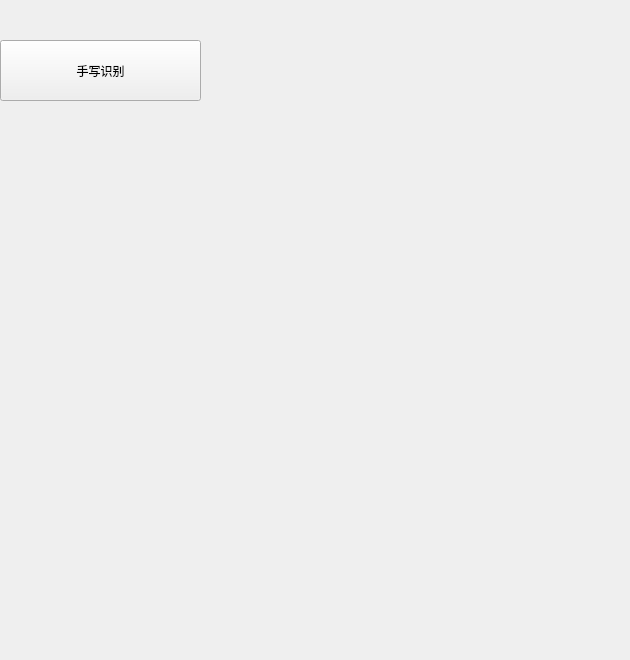
<?xml version="1.0" encoding="UTF-8"?>
<ui version="4.0">
 <class>HWRClass</class>
 <widget class="QWidget" name="HWRClass">
  <property name="geometry">
   <rect>
    <x>0</x>
    <y>0</y>
    <width>630</width>
    <height>660</height>
   </rect>
  </property>
  <property name="windowTitle">
   <string>HWR</string>
  </property>
  <widget class="QPushButton" name="pushButton">
   <property name="geometry">
    <rect>
     <x>0</x>
     <y>40</y>
     <width>201</width>
     <height>61</height>
    </rect>
   </property>
   <property name="text">
    <string>手写识别</string>
   </property>
  </widget>
  <widget class="QWidget" name="horizontalLayoutWidget">
   <property name="geometry">
    <rect>
     <x>0</x>
     <y>200</y>
     <width>581</width>
     <height>411</height>
    </rect>
   </property>
   <layout class="QHBoxLayout" name="horizontalLayout_handwriting">
    <item>
     <widget class="QWidget" name="widget_hwArea" native="true"/>
    </item>
   </layout>
  </widget>
  <widget class="QWidget" name="">
   <property name="geometry">
    <rect>
     <x>0</x>
     <y>10</y>
     <width>431</width>
     <height>22</height>
    </rect>
   </property>
   <layout class="QHBoxLayout" name="horizontalLayout">
    <item>
     <widget class="QLabel" name="label">
      <property name="text">
       <string>请选择手写识别库：</string>
      </property>
     </widget>
    </item>
    <item>
     <widget class="QComboBox" name="comboBox">
      <item>
       <property name="text">
        <string>开源库 Zinnia</string>
       </property>
      </item>
      <item>
       <property name="text">
        <string>在线免费 Google Input Tools</string>
       </property>
      </item>
     </widget>
    </item>
   </layout>
  </widget>
 </widget>
 <layoutdefault spacing="6" margin="11"/>
 <resources>
  <include location="hwr.qrc"/>
 </resources>
 <connections/>
</ui>
